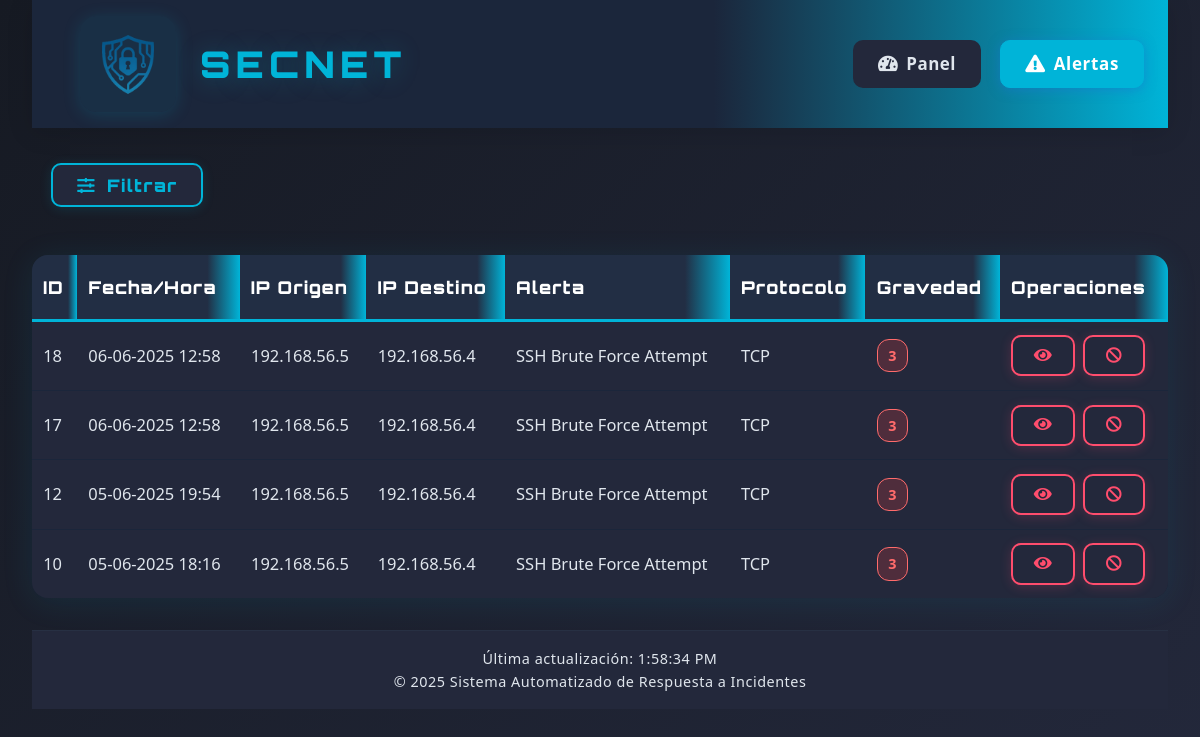
Screenshot of /web-interface/alerts.php?severity=3 with the database file from the repository.
### tables this page shows
CREATE TABLE alerts (
        id INTEGER PRIMARY KEY AUTOINCREMENT,
        timestamp TEXT,
        source_ip TEXT,
        source_port TEXT,
        destination_ip TEXT,
        dest_port TEXT,
        alert_message TEXT,
        severity INTEGER,
        protocol TEXT,
        action_taken TEXT,
        raw_data TEXT
    );

### web-interface/alerts.php (the view, shortened to what this page needs)
<!DOCTYPE html>
<html lang="es">
<head>
    <link rel="stylesheet" href="css/style.css">
    <link rel="stylesheet" href="https://cdnjs.cloudflare.com/ajax/libs/font-awesome/5.15.3/css/all.min.css">
</head>
<body>
    <div class="container">
        <header>
            <div class="logo-container">
                <a href="index.php" style="display:flex;align-items:center;text-decoration:none;">
                    <img src="assets/logo.png" alt="Logo">
                    <h1 style="font-family: 'Orbitron', sans-serif;">SecNet</h1>
                </a>
            </div>
            <nav>
                <ul>
                    <li><a href="index.php"><i class="fas fa-tachometer-alt"></i> Panel</a></li>
                    <li><a href="alerts.php" class="active"><i class="fas fa-exclamation-triangle"></i> Alertas</a></li>
                </ul>
            </nav>
        </header>
        <main>
            <section class="alerts-section">
                <button id="toggleFiltersBtn" class="filter-button" type="button" style="margin-bottom:1.2rem;"><i class="fas fa-sliders-h"></i> Filtrar</button>
                <div class="alerts-table">
                    <table class="tech-table">
                        <thead>
                            <tr>
                                <th>ID</th>
                                <th>Fecha/Hora</th>
                                <th>IP Origen</th>
                                <th>IP Destino</th>
                                <th>Alerta</th>
                                <th>Protocolo</th>
                                <th>Gravedad</th>
                                <th>Operaciones</th>
                            </tr>
                        </thead>
                        <tbody id="alertsTableBody">
                            <?php
                            $db = new SQLite3('/var/www/html/database/alerts.db');
                            $db->exec("PRAGMA timezone = 'Europe/Madris'");
                            $offset = isset($_GET['offset']) ? intval($_GET['offset']) : 0;
                            $limit = 30;
                            $query = "SELECT * FROM alerts WHERE 1=1";
                            $countQuery = "SELECT COUNT(*) as total FROM alerts WHERE 1=1";
                            $params = [];
                            if (isset($_GET['severity']) && $_GET['severity'] !== '') {
                                $severity = intval($_GET['severity']);
                                if ($severity === 3) {
                                    $query .= " AND severity >= 3";
                                } else {
                                    $query .= " AND severity = :severity";
                                    $countQuery .= " AND severity = :severity";
                                    $params[':severity'] = $severity;
                                }
                            }
                            $query .= " ORDER BY timestamp DESC LIMIT $limit OFFSET $offset";
                            $stmt = $db->prepare($query);
                            $results = $stmt->execute();
                            while ($row = $results->fetchArray(SQLITE3_ASSOC)) {
                                echo '<tr>';
                                echo '<td>' . $row['id'] . '</td>';
                                $date = new DateTime($row['timestamp'], new DateTimeZone('UTC'));
                                $date->setTimezone(new DateTimeZone('Europe/Madrid'));
                                echo '<td data-timestamp="' . strtotime($row['timestamp']) . '">' . $date->format('d-m-Y H:i') . '</td>';
                                echo '<td>' . htmlspecialchars($row['source_ip']) . '</td>';
                                echo '<td>' . htmlspecialchars($row['destination_ip']) . '</td>';
                                echo '<td>' . htmlspecialchars($row['alert_message']) . '</td>';
                                echo '<td>' . htmlspecialchars($row['protocol']) . '</td>';
                                echo '<td><span class="gravedad-badge gravedad-' . (int)$row['severity'] . '">' . $row['severity'] . '</span></td>';
                                echo '<td>';
                                echo '<button class="action-btn alerta details-button" onclick="viewAlertDetails(' . $row['id'] . ')"><i class="fas fa-eye"></i></button> ';
                                echo '<button class="action-btn alerta block-button" onclick="blockIP(\'' . htmlspecialchars($row['source_ip']) . '\')"><i class="fas fa-ban"></i></button>';
                                echo '</td>';
                                echo '</tr>';
                            }
                            ?>
                        </tbody>
                    </table>
                </div>
            </section>
        </main>
        <footer class="footer-container">
            <p>&copy; <?php echo date('Y'); ?> Sistema Automatizado de Respuesta a Incidentes</p>
        </footer>
    </div>
</body>
</html>

### rows the page displays
alerts: id "18", timestamp "06-06-2025 12:58", source_ip "192.168.56.5", destination_ip "192.168.56.4", alert_message "SSH Brute Force Attempt", protocol "TCP", severity "3"
alerts: id "17", timestamp "06-06-2025 12:58", source_ip "192.168.56.5", destination_ip "192.168.56.4", alert_message "SSH Brute Force Attempt", protocol "TCP", severity "3"
alerts: id "12", timestamp "05-06-2025 19:54", source_ip "192.168.56.5", destination_ip "192.168.56.4", alert_message "SSH Brute Force Attempt", protocol "TCP", severity "3"
alerts: id "10", timestamp "05-06-2025 18:16", source_ip "192.168.56.5", destination_ip "192.168.56.4", alert_message "SSH Brute Force Attempt", protocol "TCP", severity "3"
